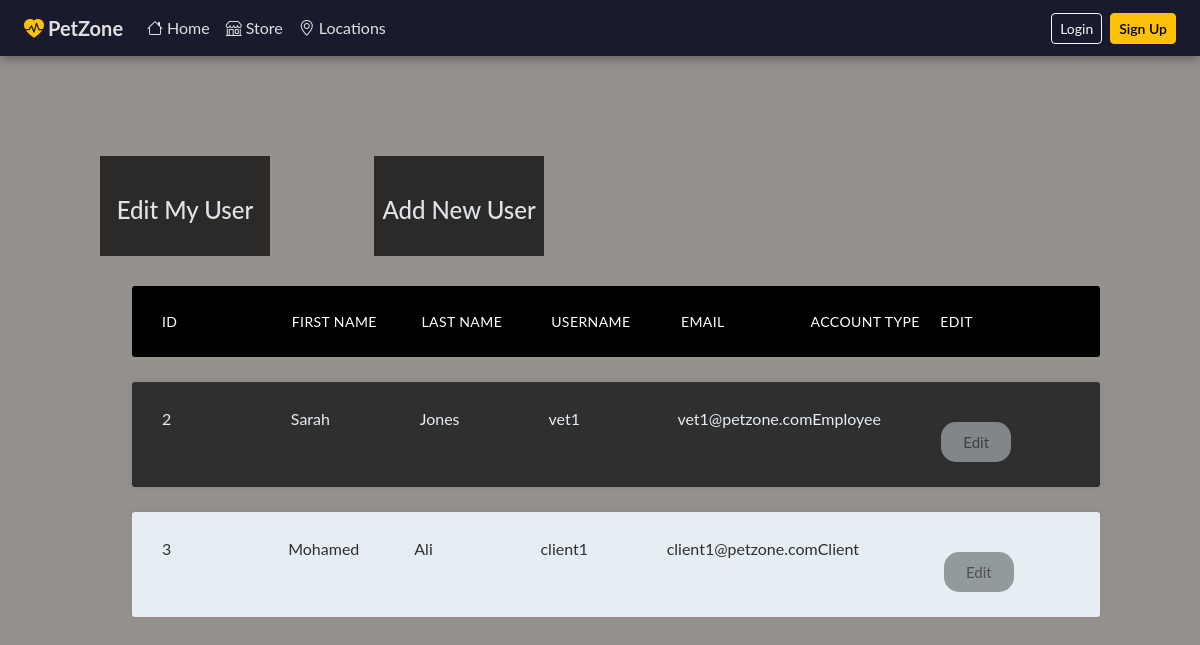
Screenshot of /view/pages/userManagement.php with the database file from the repository.
### tables this page shows
CREATE TABLE IF NOT EXISTS `users` (
  `ID`          INT(11)      NOT NULL AUTO_INCREMENT,
  `firstname`   VARCHAR(50)  NOT NULL,
  `lastname`    VARCHAR(50)  NOT NULL,
  `Username`    VARCHAR(50)  NOT NULL,
  `Email`       VARCHAR(100) NOT NULL,
  `password`    VARCHAR(255) NOT NULL,
  `accountType` ENUM('Admin','Employee','Client') NOT NULL DEFAULT 'Client',
  `created_at`  TIMESTAMP    NOT NULL DEFAULT CURRENT_TIMESTAMP,
  PRIMARY KEY (`ID`),
  UNIQUE KEY `uq_username` (`Username`),
  UNIQUE KEY `uq_email`    (`Email`)
);

### control/services/user.service.php (called while the page is built, shortened)
<?php
require_once __DIR__ . '/superController.php';
class UsersController extends SuperController {
    private static ?UsersController $instance = null;
    public static function getInstance(): self {
        if (self::$instance === null) self::$instance = new self();
        return self::$instance;
    }
    public function getUsers(string $type): array {
        $where = match($type) {
            'client'          => "accountType = 'Client'",
            'employee'        => "accountType = 'Employee'",
            'employee_client' => "accountType IN ('Employee','Client')",
            default           => '1',
        };
        $rows = $this->db->query("SELECT ID,firstname,lastname,Username,Email,accountType FROM users WHERE {$where}")->fetchAll();
        return $rows ?: [];
    }
}

### control/services/superController.php (called while the page is built, shortened)
<?php
require_once __DIR__ . '/../../includes/db.php';
abstract class SuperController {
    public function __construct() {
        $this->db = db();
    }
}

### includes/db.php (called while the page is built, shortened)
<?php
function db(): PDO {
    static $pdo = null;
    $server   = $_ENV['DB_SERVER']   ?? (defined('DB_SERVER')   ? DB_SERVER   : 'localhost');
    $user     = $_ENV['DB_USER']     ?? (defined('DB_USER')     ? DB_USER     : 'root');
    $pass     = $_ENV['DB_PASS']     ?? (defined('DB_PASS')     ? DB_PASS     : '');
    $database = $_ENV['DB_DATABASE'] ?? (defined('DB_DATABASE') ? DB_DATABASE : 'petzone');
    $dsn = "mysql:host={$server};dbname={$database};charset=utf8mb4";
    $options = [
        PDO::ATTR_ERRMODE            => PDO::ERRMODE_EXCEPTION,
        PDO::ATTR_DEFAULT_FETCH_MODE => PDO::FETCH_ASSOC,
        PDO::ATTR_EMULATE_PREPARES   => false,
    ];
    try {
        $pdo = new PDO($dsn, $user, $pass, $options);
    } catch (PDOException $e) {
        error_log('DB connection failed: ' . $e->getMessage());
        die('<div style="font-family:sans-serif;padding:2rem;color:#c00">'
            . '<h2>Database unavailable</h2>'
            . '<p>Please make sure MySQL is running and the <code>petzone</code> database exists.</p>'
            . '</div>');
    }
    return $pdo;
}

### view/pages/userManagement.php (the view, shortened to what this page needs)
<html>
<?php include "../pages/sidebar.php";?>
<head>
<link rel="stylesheet" href="../style/style.css">
</head>
<body>
	<div>
        <div class="operations">
            <div class = "singleOperation">
                <h4><a href='../forms/profile.php' class="my_a">Edit My User</a></h4>
            </div>
            <?php
                if ($_SESSION['accountType'] != "Client")
                {
                    echo '<div class = "singleOperation">';
                    echo '<h4>';
                    echo '<a href=\'../forms/register.php\' class="my_a">Add New User</a>';
                     echo '</h4>';
                    echo '</div>';
                }
            ?>
        </div>
        <?php
                if ($_SESSION['accountType'] != "Client")
                {
                    echo"<ul class=\"responsive-table\" id=\"users\">";
                    echo"<li class=\"table-header\">";
                        echo"<div class=\"col\">ID</div>";
                        echo"<div class=\"col\">First Name</div>";
                        echo"<div class=\"col\">Last Name</div>";
                        echo"<div class=\"col\">Username</div>";
                        echo"<div class=\"col\">Email</div>";
                        echo"<div class=\"col\">Account Type</div>";
                        echo"<div class=\"col\">Edit</div>";
                    echo"</li>";
                    $usersService = UsersController::getInstance();
                    $_AllAcountsEC = $usersService->getUsers('employee_client');
                    $_AllAcountsC = $usersService->getUsers('client');
                    if ($_SESSION['accountType'] != "Client")
                    {
                        $arr = $_AllAcountsEC;
                    }
                    else
                    {
                        $arr = $_AllAcountsC;
                    }
                    foreach($arr as $u){
                        echo '<li class="table-row">';
                        echo '<div class="col">';
                        echo $u['ID'];
                        echo '</div>';
                        echo '<div class="col">';
                        echo $u['firstname'];
                        echo '</div>';
                        echo '<div class="col">';
                        echo $u['lastname'];
                        echo '</div>';
                        echo '<div class="col">';
                        echo $u['Username'];
                        echo '</div>';
                        echo '<div class="col">';
                        echo $u['Email'];
                        echo '</div>';
                        echo '<div class="col">';
                        echo $u['accountType'];
                        echo '</div>';
                        echo '<div class="col">';
                        echo '<input type ="button" class="but" name = "editOtherUser"
                        value="Edit" onclick="editUser(\''.$u['ID'].'\',\''.$u['firstname'].'\',\''.$u['lastname']
                        .'\',\''.$u['Username'].'\',\''.$u['Email'].'\',\''.$u['password'].
                        '\',\'' .$u['accountType'] .'\')">';
                        echo '</div>';
                    }
                }
                echo"</ul>";
        ?>
	</div>
</body>
</html>

### view/style/custom.css (style rules this page uses)
:root { --pz-green: #2ecc71; --pz-teal: #1abc9c; --pz-dark: #1a1a2e; --pz-mid: #16213e; --pz-card: #0f3460; --pz-text: #e0e0e0; }

### view/style/style.css (style rules this page uses)
* { box-sizing: border-box; margin: 0; padding: 0; }
body { font-family: 'Open Sans', sans-serif; background: #100b0171; }
.operations { margin-bottom: -70px; display: inline-block; }
.my_a { text-decoration: none; color: aliceblue; }
body { font-family: 'lato', sans-serif; }

### rows the page displays
users: ID "2", firstname "Sarah", lastname "Jones", Username "vet1", Email "vet1@petzone.com", accountType "Employee"
users: ID "3", firstname "Mohamed", lastname "Ali", Username "client1", Email "client1@petzone.com", accountType "Client"
